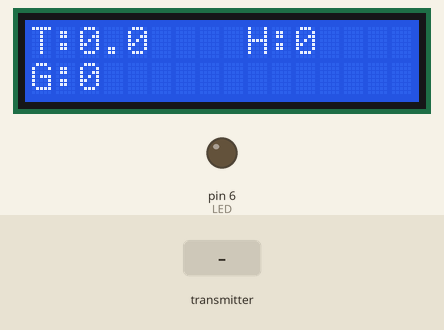
Simulated run of this sketch. Board: Arduino Uno, built with avr-gcc and run on an emulated ATmega328P. Parts: 16×2 character LCD, output pins drawn as LEDs (lit = HIGH). Inputs (shaded band) come from the test bench. No radio packets arrive unless stated; what the sketch prints to the serial monitor is not drawn.

Above: at 1.2 s.
1.3 s: the transmitter starts sending temp = 25
At 2.56 s:
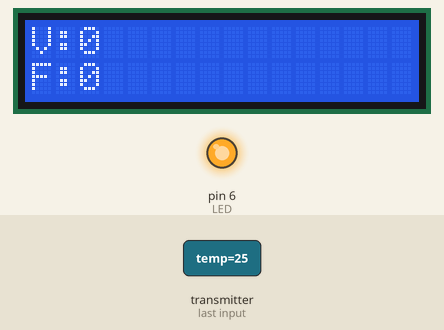
3.5 s: the transmitter starts sending hum = 25
At 4.3 s:
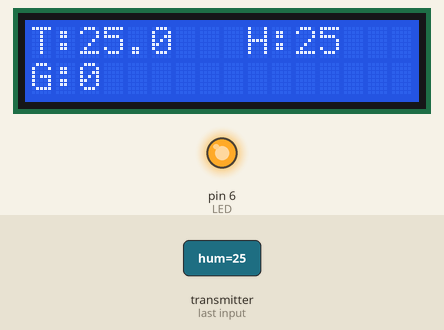
5.5 s: the transmitter starts sending gas = 1023
At 5.86 s:
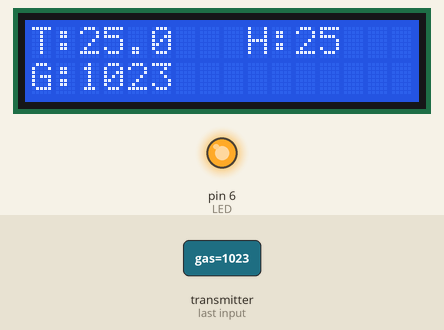
7.2 s: the transmitter starts sending vibration = 256
At 7.9 s:
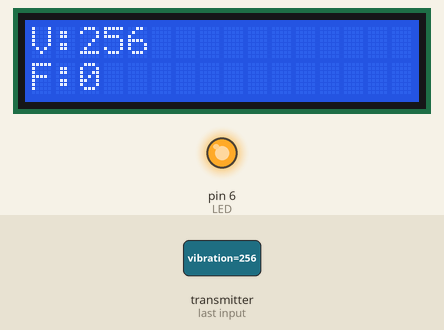
8.8 s: the transmitter starts sending flame = 256
At 10.38 s:
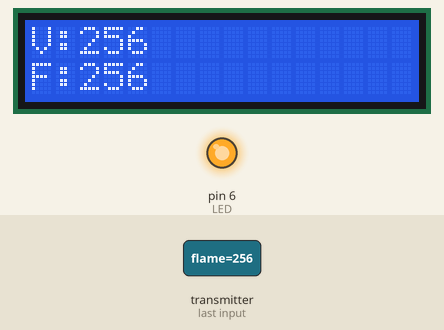
11.7 s: the transmitter starts sending temp = 0
At 13.05 s:
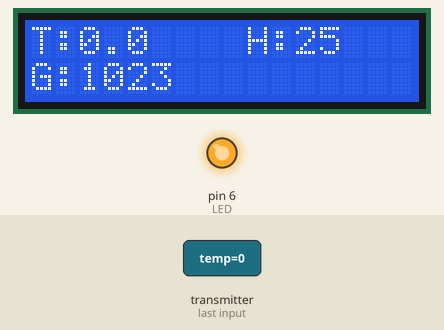
Timing chart, 0 to 14.7 s (numbered marks = the images above; inputs shaded):
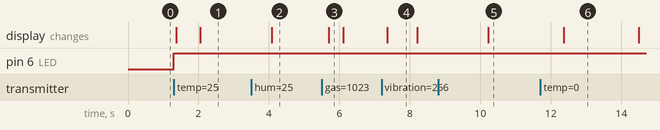

The sketch:

c_ard.ino
```cpp
#include <SPI.h>
#include <RF24.h>
#include <Wire.h>
#include <LiquidCrystal_I2C.h>

// -------- OBJECTS --------
RF24 radio(9, 10);
LiquidCrystal_I2C lcd(0x27, 16, 2);

// -------- ADDRESS --------
const byte addressC[6] = "NODEC";

// -------- STRUCT (MUST MATCH NODE B) --------
struct SensorData {
  byte nodeID;
  float temp;
  float hum;
  int gas;
  int vibration;
  int flame;
};

SensorData data;

// -------- LED --------
#define LED 6

// -------- LCD PAGE CONTROL --------
int page = 0;
unsigned long lastChange = 0;

// -------- SETUP --------
void setup() {
  Serial.begin(9600);

  pinMode(LED, OUTPUT);

  lcd.init();
  lcd.backlight();

  radio.begin();
  radio.setDataRate(RF24_250KBPS);
  radio.setChannel(76);
  radio.setPALevel(RF24_PA_LOW);

  radio.openReadingPipe(0, addressC);
  radio.startListening();

  Serial.println("Node C Ready (Receiving from B)");
}

// -------- LCD DISPLAY FUNCTION --------
void displayLCD() {

  // Switch page every 2 seconds
  if (millis() - lastChange > 2000) {
    page++;
    if (page > 1) page = 0;
    lastChange = millis();
    lcd.clear();
  }

  if (page == 0) {
    lcd.setCursor(0,0);
    lcd.print("T:");
    lcd.print(data.temp,1);

    lcd.setCursor(9,0);
    lcd.print("H:");
    lcd.print(data.hum,0);

    lcd.setCursor(0,1);
    lcd.print("G:");
    lcd.print(data.gas);
  }

  else {
    lcd.setCursor(0,0);
    lcd.print("V:");
    lcd.print(data.vibration);

    lcd.setCursor(0,1);
    lcd.print("F:");
    lcd.print(data.flame);
  }
}

// -------- LOOP --------
void loop() {

  if (radio.available()) {

    radio.read(&data, sizeof(data));

    digitalWrite(LED, HIGH);

    // -------- SERIAL OUTPUT --------
    Serial.println("========= FROM NODE B =========");

    Serial.print("NODE: ");
    Serial.println(data.nodeID);

    Serial.print("TEMP: ");
    Serial.println(data.temp);

    Serial.print("HUM : ");
    Serial.println(data.hum);

    Serial.print("GAS : ");
    Serial.println(data.gas);

    Serial.print("VIB : ");
    Serial.println(data.vibration);

    Serial.print("FLAME: ");
    Serial.println(data.flame);

    Serial.println("===============================\n");
  }

  // -------- LCD UPDATE --------
  displayLCD();

  delay(50);
  digitalWrite(LED, LOW);
}
```

Measured:
- after the input at 1.3 s, pin 6 (LED): LOW → HIGH at once; the display: first changes after 0.08 s (image 1 shows a later state)
- after the input at 3.5 s, the display: changes after 0.57 s (image 2)
- after the input at 5.5 s, the display: changes after 0.20 s (image 3)
- after the input at 7.2 s, the display: changes after 0.16 s (image 4)
- after the input at 8.8 s, the display: changes after 1.4 s (image 5)
- after the input at 11.7 s, the display: changes after 0.66 s (image 6)
- what the display in image 3 shows lasts 0.4 s, from 5.7 s to 6.1 s
